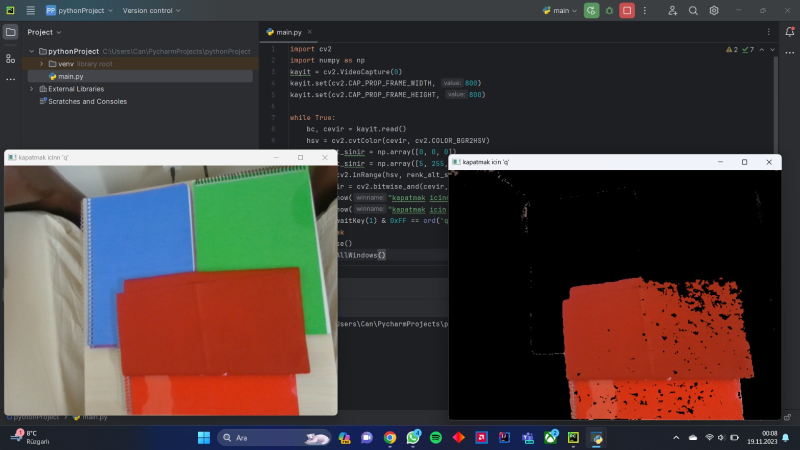
#> input picture görüntüişleme/ödev2foto.jpg, 1600 x 900 px, given in place of the camera (shown at 1/2 size)
$ python 'ödev2.py'
#> lines starting #> are read from the running program, lines starting #| are printed output that depends on the picture; after the words box and inside, x2 and y2 are one past the last pixel; in counts of white or black regions, pixels touching at a corner belong together
import cv2
import numpy as np
kayit = cv2.VideoCapture(0)
kayit.set(cv2.CAP_PROP_FRAME_WIDTH, 800)
kayit.set(cv2.CAP_PROP_FRAME_HEIGHT, 800)

while True:
    bc, cevir = kayit.read()
#> cevir is the input picture: shape (900, 1600, 3); mean B, G, R 56.8, 59.1, 70.3
    hsv = cv2.cvtColor(cevir, cv2.COLOR_BGR2HSV)
#> hsv: shape (900, 1600, 3); mean H, S, V 66.7, 71.1, 83.2
    renk_alt_sinir = np.array([0, 0, 0])
    renk_ust_sinir = np.array([5, 255, 255])
    mask = cv2.inRange(hsv, renk_alt_sinir,renk_ust_sinir)
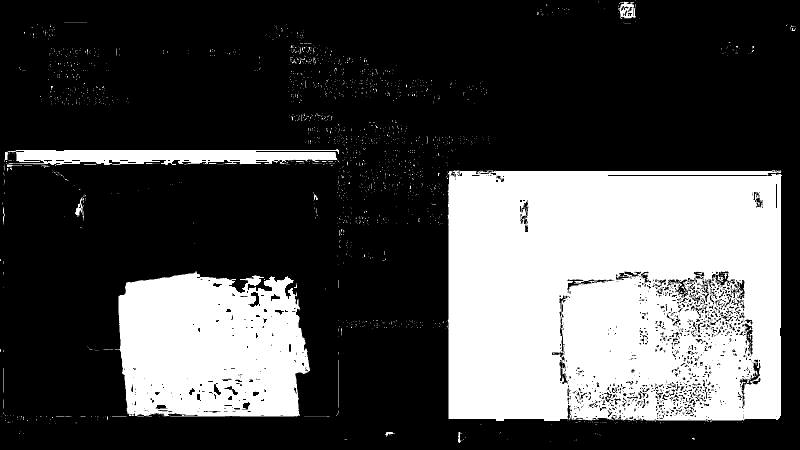
#> mask: shape (900, 1600) (shown at 1/2 size); 29.8% white; 1859 white regions (1839 under 20 px), largest, box (x1, y1, x2, y2) and area: (895, 340, 1564, 844) 313792, (229, 542, 620, 833) 93719, (9, 298, 678, 332) 15387
    red_cevir = cv2.bitwise_and(cevir, cevir, mask=mask)
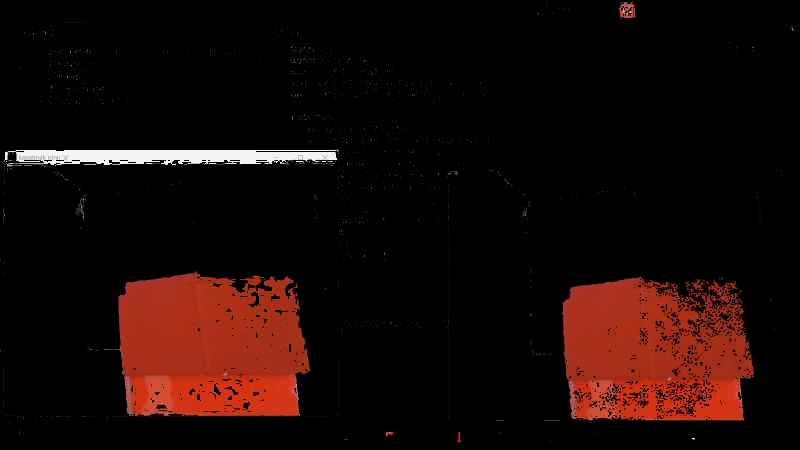
#> red_cevir: shape (900, 1600, 3) (shown at 1/2 size); mean B, G, R 6.2, 9, 25
    cv2.imshow("kapatmak icinn 'q'", cevir)
    cv2.imshow("kapatmak icin 'q'", red_cevir)
    if cv2.waitKey(1) & 0xFF == ord('q'):
#> (key q is pressed here)
        break
kayit.release()
cv2.destroyAllWindows()
